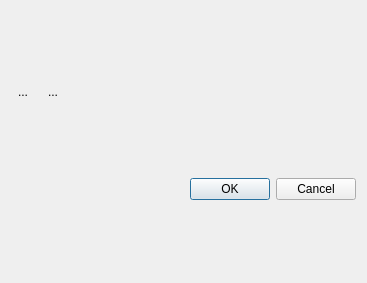
<?xml version="1.0" encoding="UTF-8"?>
<ui version="4.0">
 <class>TaskParamDialog</class>
 <widget class="QDialog" name="TaskParamDialog">
  <property name="geometry">
   <rect>
    <x>0</x>
    <y>0</y>
    <width>367</width>
    <height>283</height>
   </rect>
  </property>
  <property name="windowTitle">
   <string>Параметры задачи</string>
  </property>
  <layout class="QVBoxLayout" name="verticalLayout_2">
   <item>
    <layout class="QVBoxLayout" name="verticalLayout">
     <item>
      <layout class="QHBoxLayout" name="horizontalLayout">
       <item>
        <widget class="QToolButton" name="btnAdd">
         <property name="text">
          <string>...</string>
         </property>
         <property name="icon">
          <iconset resource="pm_resurses.qrc">
           <normaloff>:/img/itemAdd.png</normaloff>:/img/itemAdd.png</iconset>
         </property>
         <property name="autoRaise">
          <bool>true</bool>
         </property>
        </widget>
       </item>
       <item>
        <widget class="QToolButton" name="btnDelete">
         <property name="text">
          <string>...</string>
         </property>
         <property name="icon">
          <iconset resource="pm_resurses.qrc">
           <normaloff>:/img/delete.png</normaloff>:/img/delete.png</iconset>
         </property>
         <property name="autoRaise">
          <bool>true</bool>
         </property>
        </widget>
       </item>
       <item>
        <spacer name="horizontalSpacer">
         <property name="orientation">
          <enum>Qt::Horizontal</enum>
         </property>
         <property name="sizeHint" stdset="0">
          <size>
           <width>40</width>
           <height>20</height>
          </size>
         </property>
        </spacer>
       </item>
      </layout>
     </item>
    </layout>
   </item>
   <item>
    <widget class="QDialogButtonBox" name="buttonBox">
     <property name="orientation">
      <enum>Qt::Horizontal</enum>
     </property>
     <property name="standardButtons">
      <set>QDialogButtonBox::Cancel|QDialogButtonBox::Ok</set>
     </property>
    </widget>
   </item>
  </layout>
 </widget>
 <resources>
  <include location="pm_resurses.qrc"/>
 </resources>
 <connections>
  <connection>
   <sender>buttonBox</sender>
   <signal>accepted()</signal>
   <receiver>TaskParamDialog</receiver>
   <slot>accept()</slot>
   <hints>
    <hint type="sourcelabel">
     <x>248</x>
     <y>254</y>
    </hint>
    <hint type="destinationlabel">
     <x>157</x>
     <y>274</y>
    </hint>
   </hints>
  </connection>
  <connection>
   <sender>buttonBox</sender>
   <signal>rejected()</signal>
   <receiver>TaskParamDialog</receiver>
   <slot>reject()</slot>
   <hints>
    <hint type="sourcelabel">
     <x>316</x>
     <y>260</y>
    </hint>
    <hint type="destinationlabel">
     <x>286</x>
     <y>274</y>
    </hint>
   </hints>
  </connection>
 </connections>
</ui>
